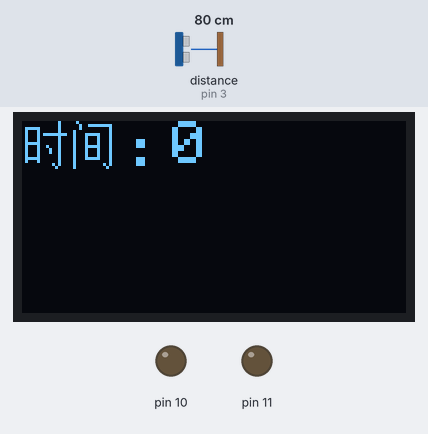
The sketch below on a simulated Arduino Uno, built with avr-gcc and run on an emulated ATmega328P. Shown: 128×64 one-colour display, output pins drawn as LEDs (lit = HIGH). Wiring (inferred from the names in the program): ultrasonic range finder: trigger pin 2; echo pin 3. Inputs (shaded band) come from the test bench; at power-on: distance to the obstacle (sensor on pin 3) 80 cm. The echo pulse lasts 58.3 µs per cm; the display library's start-up logo is not drawn; pins used as bus, display or sensor lines are not drawn; what the sketch prints to the serial monitor is not drawn.

Above: at 3.2 s.
3.3 s: distance to the obstacle (sensor on pin 3) set to 2 cm
At 6.6 s:
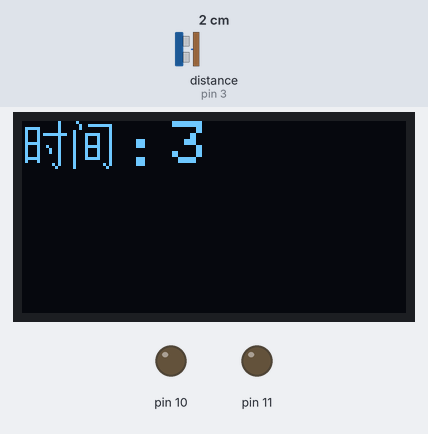
6.7 s: distance to the obstacle (sensor on pin 3) set to 60 cm
8.2 s: distance to the obstacle (sensor on pin 3) set to 4 cm
At 10.2 s:
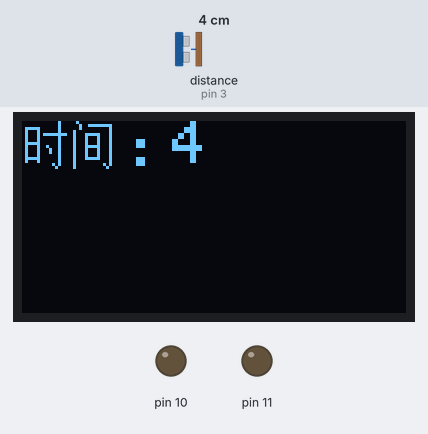
Timing chart, 0 to 11.7 s (numbered marks = the images above; inputs shaded):
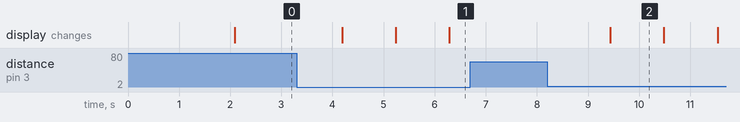

Measured:
- after the input at 3.3 s, the display: first changes after 0.89 s (image 1 shows a later state)
- after the input at 6.7 s, every drawn part: stays the same
- after the input at 8.2 s, the display: changes after 1.2 s (image 2)
- what the display in image 2 shows lasts 1.1 s, from 9.4 s to 10.5 s

The sketch:

__________.ino
```cpp
/*久坐提醒装置实现代码*/
static const unsigned char PROGMEM str_1[] =
{
0x00,0x08,0x00,0x08,0x7C,0x08,0x44,0x08,0x45,0xFE,0x44,0x08,0x44,0x08,0x7C,0x08,
0x44,0x88,0x44,0x48,0x44,0x48,0x44,0x08,0x7C,0x08,0x44,0x08,0x00,0x28,0x00,0x10

  }; //时
  static const unsigned char PROGMEM str_2[] =
{
0x20,0x00,0x13,0xFC,0x10,0x04,0x40,0x04,0x47,0xC4,0x44,0x44,0x44,0x44,0x44,0x44,
0x47,0xC4,0x44,0x44,0x44,0x44,0x44,0x44,0x47,0xC4,0x40,0x04,0x40,0x14,0x40,0x08

  }; //间
  /*
 * OLED显示
 */
#include <Wire.h>
#include <Adafruit_GFX.h>
#include <Adafruit_SSD1306.h>


#define OLED_RESET     4
Adafruit_SSD1306 display(128, 64, &Wire,OLED_RESET);
#define LOGO16_GLCD_HEIGHT 16     //定义显示高度
#define LOGO16_GLCD_WIDTH  16     //定义显示宽度

float      distance;
const int  echo=3;                          //echO接D3脚
const int  trig=2;                        //echO接D2脚
int time=0;                   //久坐计时
int leave=0;                      //离座计时
int limitdistance=45.00;                //设定限制距离！！！！！！可自行调整！！！！！
int limittime=3600;                //设定报警时间！！！！！可自行调整！！！！！
void setup()
{
  display.begin(SSD1306_SWITCHCAPVCC,0x3C);
  display.setTextColor(WHITE);      //开像素点发光
  display.display();
  delay(2000);

  Serial.begin(9600);                       //波特率9600
  pinMode(echo,INPUT);                       //设置echo为输入脚
  pinMode(trig,OUTPUT);                      //设置trig为输出脚
   pinMode(11, OUTPUT);
  digitalWrite(11, LOW);
  Serial.println("HC-SR04测距开始：");
}
void loop()
{
  display.clearDisplay();
  //显示中文
   display.setTextSize(1);//设置字体大小

   display.drawBitmap(0,0 , str_1, 16, 16, 1);   //oled显示汉字
   display.drawBitmap(16,0 , str_2, 16, 16, 1);   //oled显示汉字
   display.setCursor(32,0);               //设置显示位置
   display.setTextSize(3);             //设置字体大小
   display.print(":");


   //显示英文
  display.setTextSize(2);         //设置字体大小
   display.setCursor(50, 0);        //设置显示位置
  display.println(time);
  if(time>=limittime){

    display.setCursor(32,32);
   display.setTextSize(2);             //设置字体大小
   display.print("Stop");
   display.setCursor(32,48);
    display.print("sitting");        //久坐时间达到设定值后在oled上显示“Stopsitting”
    }
  display.display();
  delay(500);
digitalWrite(trig,LOW);
delayMicroseconds(20);
digitalWrite(trig,HIGH);
delayMicroseconds(20);
digitalWrite(trig,LOW);                     //发一个20US的高脉冲去触发Trig
unsigned int dutyCycle;                     //占空比
distance  = pulseIn(echo,HIGH);             //计数接收高电平时间
distance  = distance*340/2/10000;           //计算距离 1：声速：340M/S  2：实际距离1/2声速距离 3：计数时钟为1US
  if(distance<limitdistance){
        time=time+1;
  }
      if (time<limittime) {                    //小于门限值
        dutyCycle = 0;
        digitalWrite(11, LOW);
      }
    else{                                        //发光二极管亮度最大值，并启动声音报警
          dutyCycle = 255; analogWrite(11,200);
        }
   if(distance>30.00){          //离开时计时
      leave=leave+1;
    }
   if ((leave>=10)&&(time>=limittime)){                //离开一定时间后关闭报警
    digitalWrite(11, LOW);
    }
    if(leave>=60){
        time=0;               //离开一定时间后重置久坐时间
      }
    if (leave>=60||(leave>=10&distance<limitdistance)){                 //离开一定时间后重置离开时间
        leave=0;
      }


  analogWrite(10, dutyCycle);                 //控制发光二极管发光

Serial.print("距离: ");
Serial.print(distance);
Serial.print("cm");
Serial.print("     ");
Serial.print("时间");
Serial.print(time);
Serial.print("s");
Serial.print("     ");
Serial.print("离开");
Serial.print(leave);
Serial.println("s");                    //在串口监视器中查看
delay(20);                                    //单次测离完成后加20mS的延时再进行下次测量。防止近距离测量时，测量到上次余波，导致测量不准确。
delay(500);                                  //500mS测量一次
}
```
